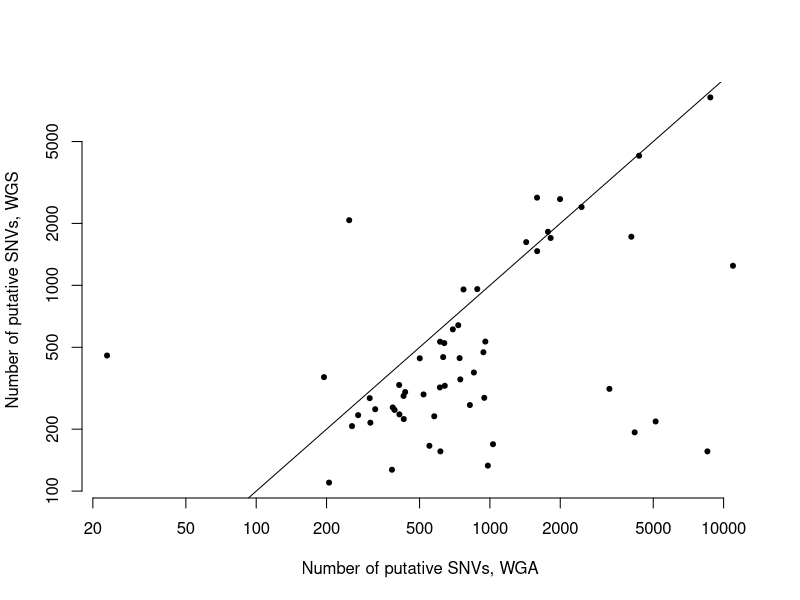
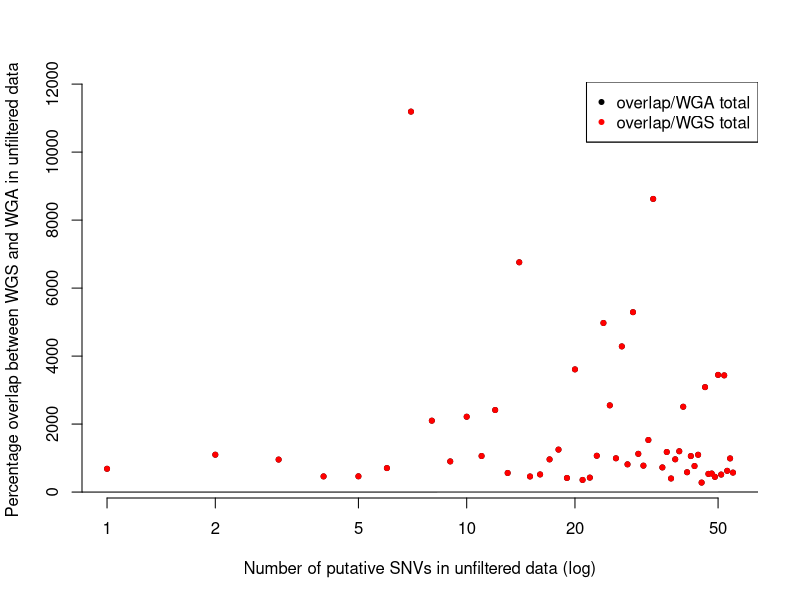
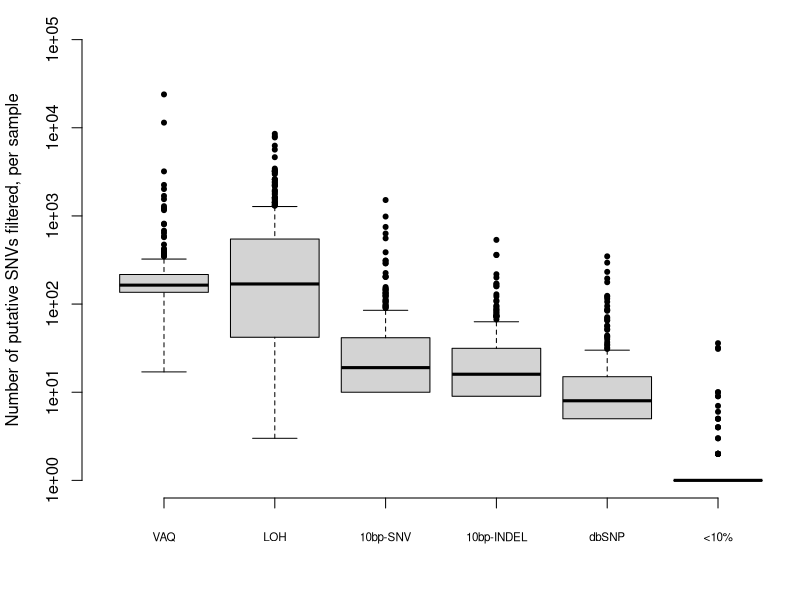
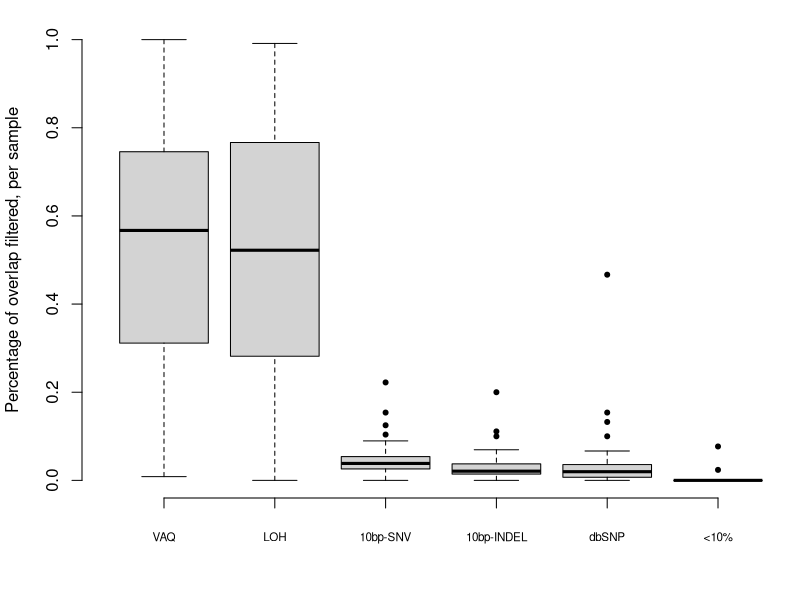
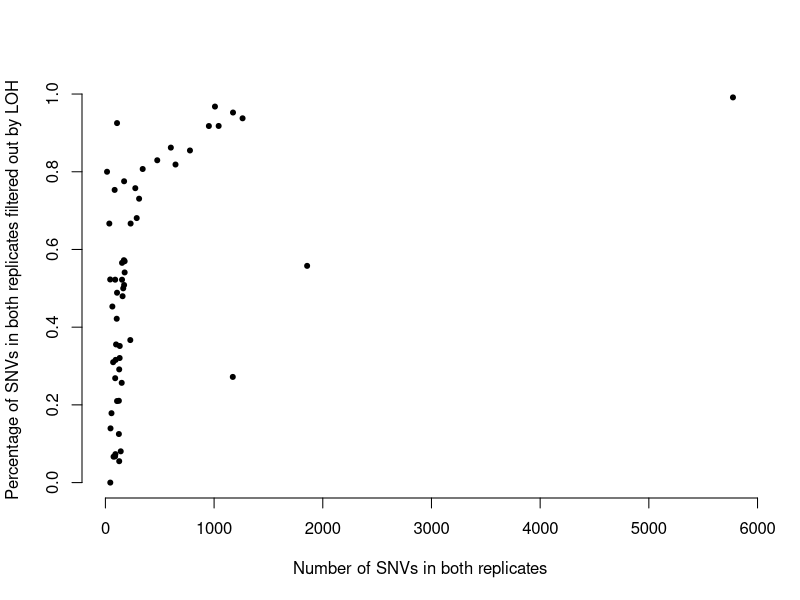
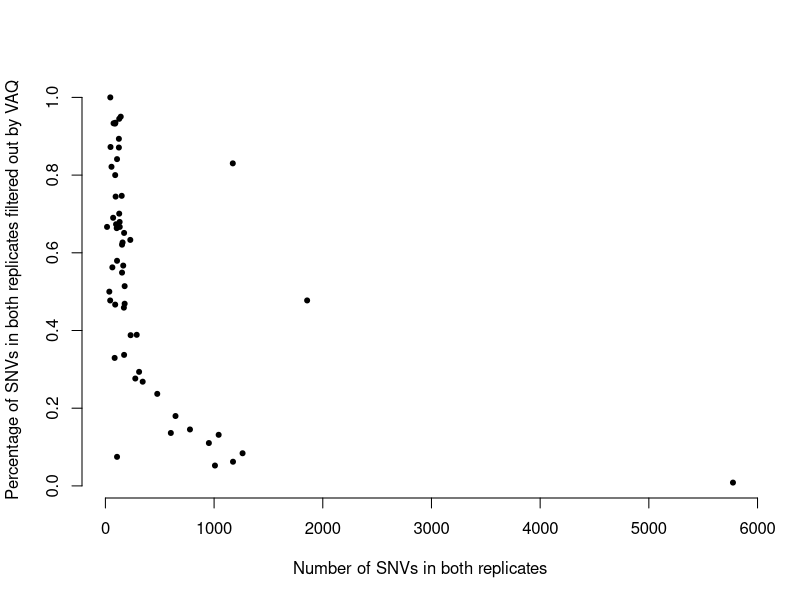

The R script that drew these images, in order:
## This is the R script (run on a Macbook) to create the figures from the data in FIGURE_DATA

###############
## LOAD DATA ##
###############

data2 = read.table( "../FIGURE_DATA/unfiltered_WGS-WGA_counts.txt", header=T )
data34 = read.table( "../FIGURE_DATA/STD40_unfiltered_overlap.txt", header=T )
data5 = read.table( "../FIGURE_DATA/numbers_excluded_by_filter_MUTATION_CALLS_STD40.txt", header=T )
data6 = read.table( "../FIGURE_DATA/overlap_numbers_excluded_by_filter_MUTATION_CALLS_STD40.txt", header=T )
data78a = read.table( "../FIGURE_DATA/STD40_unfiltered_overlap.txt", header=T )
data78a[ 3:14 ] <- list( NULL )
data78b = read.table( "../FIGURE_DATA/overlap_numbers_excluded_by_filter_MUTATION_CALLS_STD40.txt", header=T )
data78b[ 2:7 ] <- list( NULL )
data78b[ 4:5 ] <- list( NULL )
data78b[ 6:7 ] <- list( NULL )

#########################################################
## FIGURE 2: Number of putative SNVs in WGS versus WGA ##
#########################################################

# pdf( "../FIGURE_PDFS/Figure2.pdf" )
par(bty='n')
plot(data2$C282_count, data2$C484_count, log='xy', pch=20, xlab="Number of putative SNVs, WGA", ylab="Number of putative SNVs, WGS" )
abline(0,1)
# dev.off()

############################
## FIGURE 2 CORERELATIONS ##
############################

# First the Pearson correlation on the raw data
# cor.test(data2$C282_count, data2$C484_count)
# OUTPUT: t = 4.2622, df = 53, p-value = 8.35e-05, 95 percent confidence interval: 0.2770757 0.6794588, cor=0.5052344

# Next the Pearson correlation on the log-transformed data
# cor.test( log(data2$C282_count), log(data2$C484_count) )
# OUTPUT: t = 3.6456, df = 53, p-value = 0.0006086, 95 percent confidence interval: 0.2070558 0.6373449, cor=0.4477571

# Finally the Spearman correlation
# cor.test(data2$C282_count, data2$C484_count, method="spearman")
# OUTPUT: S = 16142.79, p-value = 0.001511, rho=0.4176482

##################################################################################
## FIGURE 3 ORIGINAL: Density of percentage overlap between WGS and WGA samples ##
##################################################################################

# pdf( "../FIGURE_PDFS/Figure3.pdf" )
# figure title (should it ever be needed): Greater % of WGS sample found in overlap than WGA
# amp_frac = density( data34$OVERLAP/data34$TOTAL_WGA.C282., from=0 )
# seq_frac = density( data34$OVERLAP/data34$TOTAL_WGS.C484., from=0 )
# par(bty='n')
# plot( seq_frac$x, seq_frac$y, type='l', col='blue', main="", xlab="Percentage of putative SNVs in a sample also recovered in the samples's technical replicate", ylab="Density")
# legend( "topright", c( "WGS", "WGA" ), col=c( "blue", "red" ), lty=1 )
# lines( amp_frac$x, amp_frac$y, col='red' )
# dev.off()

#############################################################################################################
## FIGURE 3 MOD (ORIGINAL FIGURE 4): Percentage of overlap versus (log) number of putative SNVs per sample ##
#############################################################################################################

pdf( "../FIGURE_PDFS/Figure3.pdf" )
# when necessary, use the following title: Number of putative SNPs does not correlate with percentage WGS/WGA overlap
par(bty = 'n')
plot( data34$TOTAL, data34$PERCENT_OVERLAP_by_WGA.282, log='x', pch=20, main="", xlab="Number of putative SNVs in unfiltered data (log)", ylab="Percentage overlap between WGS and WGA in unfiltered data" )
points ( data34$TOTAL, data34$PERCENT_OVERLAP_by_WGS.484, pch=20, col="red" )
abline( 0,1 )
legend( 'topright', c( "overlap/WGA total", "overlap/WGS total" ), col=c( 'black', 'red' ) )
legend( 'topright', c( "overlap/WGA total", "overlap/WGS total" ), col=c( 'black', 'red' ), pch=20 )
dev.off()

############################
## FIGURE 3 CORERELATIONS ##
############################

# First the Pearson correlation on the raw data
# cor.test(data34$TOTAL, data34$PERCENT_OVERLAP_by_WGA.282)
# OUTPUT: t = -0.2989, df = 53, p-value = 0.7662, 95 percent confidence interval: -0.3030232  0.2267410, cor=-0.04102397

# Next the Pearson correlation on the log-transformed data
# cor.test( log(data34$TOTAL), data34$PERCENT_OVERLAP_by_WGA.282 )
# OUTPUT: t = -0.043, df = 53, p-value = 0.9659, 95 percent confidence interval: -0.2707813  0.2597958, cor=-0.005908626

# Finally the Spearman correlation
# cor.test(data34$TOTAL, data34$PERCENT_OVERLAP_by_WGA.282, method="spearman")
# OUTPUT: S = 29268, p-value = 0.6847, rho=-0.05584416

######################################################################################
## FIGURE 4 (ORIG FIGURE 5): Number of putative SNPs removed by each of six filters ##
######################################################################################

# make density of each filter removal

pdf( "../FIGURE_PDFS/Figure4.pdf", width=6, height=5 )
par(bty='n', mar=c(5.1,4.1,1.1,0))
boxplot( data5[,c(5,7,4,3,6,8)], log='y', ylim=c(1,100000), xaxt='n', pch=20, ylab="Number of putative SNVs filtered, per sample" )
axis( 1, at=1:6, padj=0.8, cex.axis=0.7, labels=c( "VAQ", "LOH", "10bp-SNV", "10bp-INDEL", "dbSNP", "<10%" ) )
dev.off()

#################################################################################
## FIGURE 5 (ORIG FIGURE 6): Percentage of WGS/WGSA overlap removed, by filter ##
#################################################################################

pdf( "../FIGURE_PDFS/Figure5.pdf", width=6, height=5 )
par(bty='n', mar=c(5.1,4.1,1.1,0))
boxplot( data6[,c(9,13,7,5,11,15)], ylim=c(0,1), xaxt='n', ylab="Percentage of overlap filtered, per sample", pch=20 )
axis( 1, at=1:6, padj = 0.8, cex.axis=0.7, labels=c( "VAQ", "LOH", "10bp-SNV", "10bp-INDEL", "dbSNP", "<10%" ) )
dev.off()

#######################################################################################################################################
## FIGURE 7 (ORIG FIGURE 6): Percentage of replicate SNVs filtered out by LOH, as a function of the total number of overlapping SNVs ##
#######################################################################################################################################

LOH_VAQ_data <- merge( data78a, data78b, by="SAMPLE" )
names( LOH_VAQ_data )[ names( LOH_VAQ_data )=="FILT_5_COUNT" ] <- "VAQ_COUNT"
names( LOH_VAQ_data )[ names( LOH_VAQ_data )=="FILT_7_COUNT" ] <- "LOH_COUNT"
names( LOH_VAQ_data )[ names( LOH_VAQ_data )=="FILT_5_PERCENT" ] <- "VAQ_PERCENT"
names( LOH_VAQ_data )[ names( LOH_VAQ_data )=="FILT_7_PERCENT" ] <- "LOH_PERCENT"

# note that this is pretty close to 1.00 every time, hence the inversion...
LOH_VAQ_data$SUM=LOH_VAQ_data$LOH_PERCENT + LOH_VAQ_data$VAQ_PERCENT

pdf( "../FIGURE_PDFS/Figure6.pdf" )
par(bty='n')
plot( LOH_VAQ_data$OVERLAP, LOH_VAQ_data$LOH_PERCENT, xlab="Number of SNVs in both replicates", ylab="Percentage of SNVs in both replicates filtered out by LOH", pch=20 )
dev.off()

###############################
## FIGURE 7 (ORIG FIGURE 8): ##
###############################

pdf( "../FIGURE_PDFS/Figure7.pdf" )
par(bty='n')
plot( LOH_VAQ_data$OVERLAP, LOH_VAQ_data$VAQ_PERCENT, xlab="Number of SNVs in both replicates", ylab="Percentage of SNVs in both replicates filtered out by VAQ", pch=20 )
dev.off()
